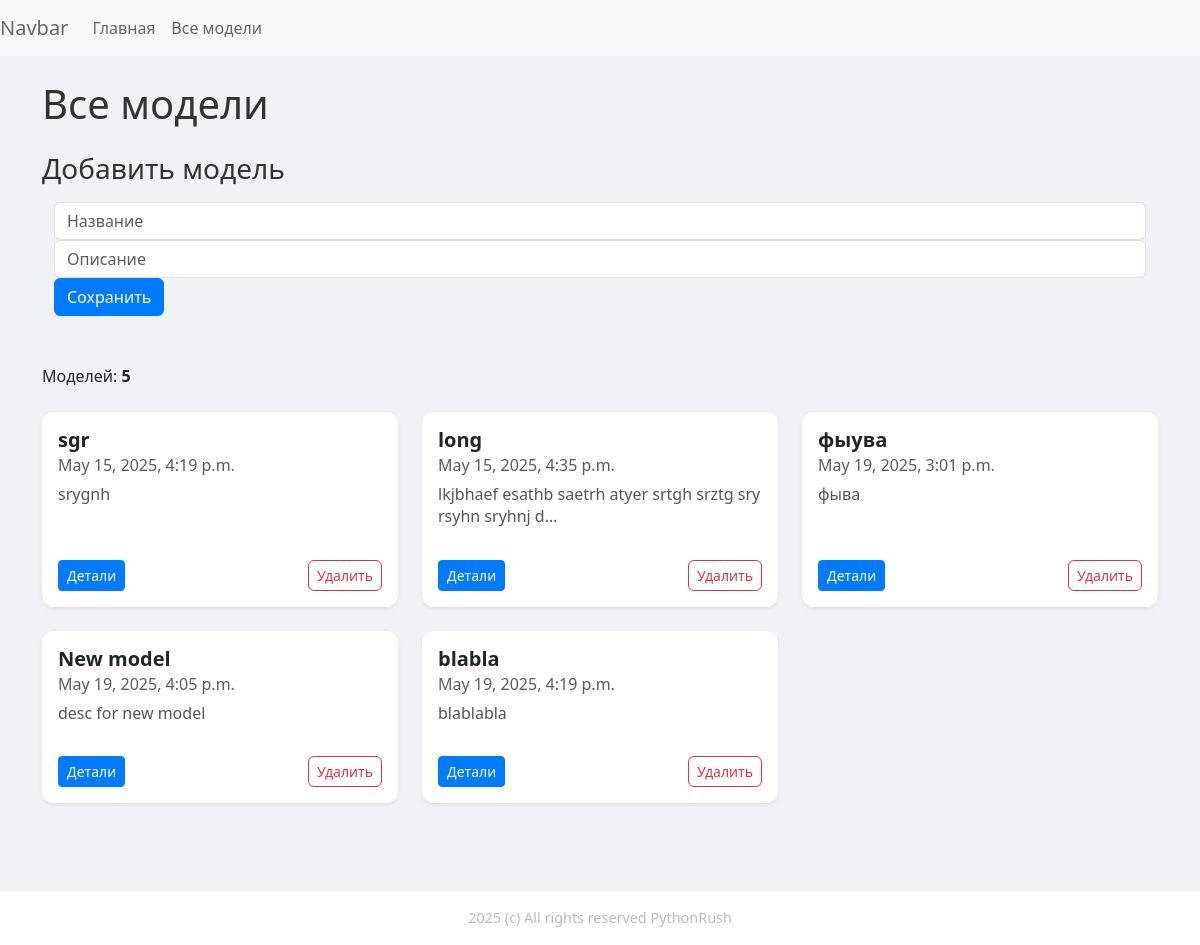
/examples/models/, run on the app's committed database.
### myapp/models.py (models this page shows, shortened)
class MyModel(models.Model):
    name = models.CharField(max_length=100)
    description = models.TextField()
    created_at = models.DateTimeField(auto_now_add=True)

### myapp/views.py (the view, shortened to what this page needs)
# urls.py: path('models/', show_all_models, name='models'),
def show_all_models(request: HttpRequest) -> HttpResponse:
    all_models = MyModel.objects.all()
    context = {'models': all_models, 'title': 'Мои модели'}
    return render(request, 'myapp/models.html', context)

### myapp/templates/myapp/models.html (shortened to what this page needs)
{% extends 'myapp/base.html' %}
{% block content %}
<main class="container py-4">
  <h1 class="mb-4">Все модели</h1>
  <section class="mb-5">
    <h3 class="mb-3">Добавить модель</h3>
    {% include 'myapp/edit_create_model_form.html' %}
  </section>
  {% if models.count == 0 %}
    <p class="text-muted">Пока нет моделей</p>
  {% else %}
    <p class="mb-4">Моделей: <strong>{{ models.count }}</strong></p>
    <div class="row row-cols-1 row-cols-md-2 row-cols-lg-3 g-4">
      {% for model in models %}
      <div class="col">
        <div class="card h-100 shadow-sm">
          <div class="card-body d-flex flex-column">
            <h5 class="card-title">{{ model.name }}</h5>
            <h6 class="card-subtitle mb-2 text-muted">{{ model.created_at }}</h6>
            <p class="card-text flex-grow-1">
              {{ model.description|truncatechars:60 }}
            </p>
            <div class="mt-3 d-flex justify-content-between">
              <a href="{% url 'myapp:one_model' model.id %}"
                 class="btn btn-sm btn-primary">Детали</a>
              <form method="post"
                    action="{% url 'myapp:delete_model' model.id %}">
                <button class="btn btn-sm btn-outline-danger"
                        type="submit">Удалить</button>
              </form>
            </div>
          </div>
        </div>
      </div>
      {% endfor %}
    </div>
  {% endif %}
</main>
{% endblock %}

### myapp/templates/myapp/base.html (shortened to what this page needs)
{% load static %}
<!DOCTYPE html>
<html lang="en">
<head>
    <link href="https://cdn.jsdelivr.net/npm/bootstrap@5.3.6/dist/css/bootstrap.min.css"
          rel="stylesheet"
>
    <link href="{% static 'css/style.css' %}" rel="stylesheet">
</head>
<body>
<header>
    {% include 'myapp/navbar.html' %}
</header>
{% block content %}{% endblock %}
<footer class="text-center">2025 (с) All rights reserved PythonRush</footer>
</body>
</html>

### myapp/templates/myapp/navbar.html (shortened to what this page needs)
<nav class="navbar navbar-expand-lg navbar-light bg-light">
    <a class="navbar-brand" href="#">Navbar</a>
    <div class="collapse navbar-collapse" id="navbarNav">
        <ul class="navbar-nav">
            <li class="nav-item active">
                <a class="nav-link" href="{% url 'myapp:index' %}">Главная</a>
            </li>
            <li class="nav-item">
                <a class="nav-link" href="{% url 'myapp:models' %}">Все модели</a>
            </li>
        </ul>
    </div>
</nav>

### myapp/templates/myapp/edit_create_model_form.html (shortened to what this page needs)
<div class="container">
    <form method="post" class="form">
        <input type="text" class="form-control" name="name"
               placeholder="{{ model.name|default:'Название' }}">
        <input type="text" class="form-control" name="description"
               placeholder="{{ model.description|default:'Описание'}}">
        <button type="submit" class="btn btn-primary">Сохранить</button>
    </form>
</div>

### static/css/style.css (style rules this page uses)
body { background-color: #f0f2f5; font-family: "Segoe UI", Tahoma, Geneva, Verdana, sans-serif; }
.navbar { background-color: #0056b3; }
.navbar .navbar-brand, .navbar .nav-link { color: #666 !important; }
.card { border: none; border-radius: 0.75rem; background-color: #ffffff; }
.card-title { font-size: 1.25rem; font-weight: 600; }
.card-text { color: #555; line-height: 1.4; }
.btn-primary { background-color: #007bff; border-color: #007bff; }
.btn-outline-danger { border-radius: 0.375rem; }
footer { margin-top: 4rem; padding: 1rem 0; background-color: #fff; color: #bbb; font-size: 0.9rem; }
h1, h3 { color: #333; }
.btn-outline-danger { color: #dc3545; border-color: #dc3545; }

### data on the page
MyModel: name "sgr", created_at "May 15, 2025, 4:19 p.m.", description "srygnh"
MyModel: name "long", created_at "May 15, 2025, 4:35 p.m.", description "lkjbhaef esathb saetrh atyer srtgh srztg sry rsyhn sryhnj d…"
MyModel: name "фыува", created_at "May 19, 2025, 3:01 p.m.", description "фыва"
MyModel: name "New model", created_at "May 19, 2025, 4:05 p.m.", description "desc for new model"
MyModel: name "blabla", created_at "May 19, 2025, 4:19 p.m.", description "blablabla"

### other printed values
{{ models.count }} "5"
